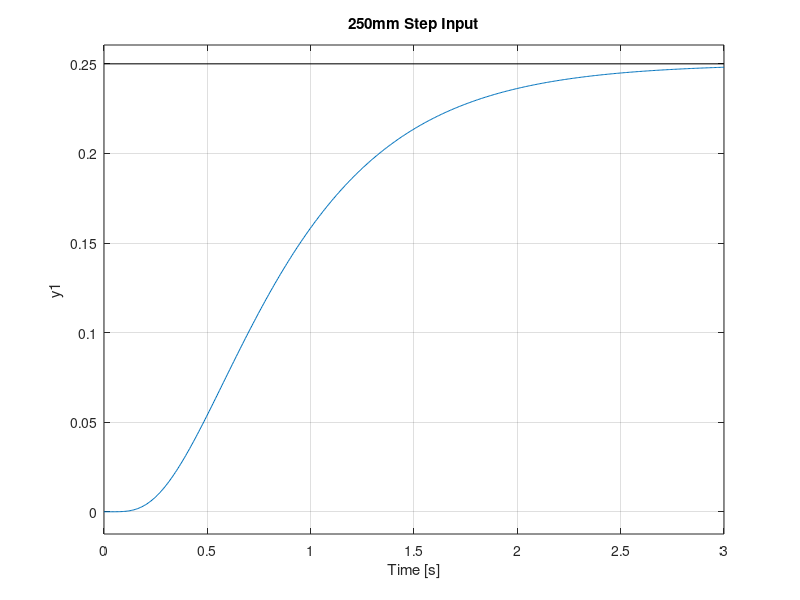
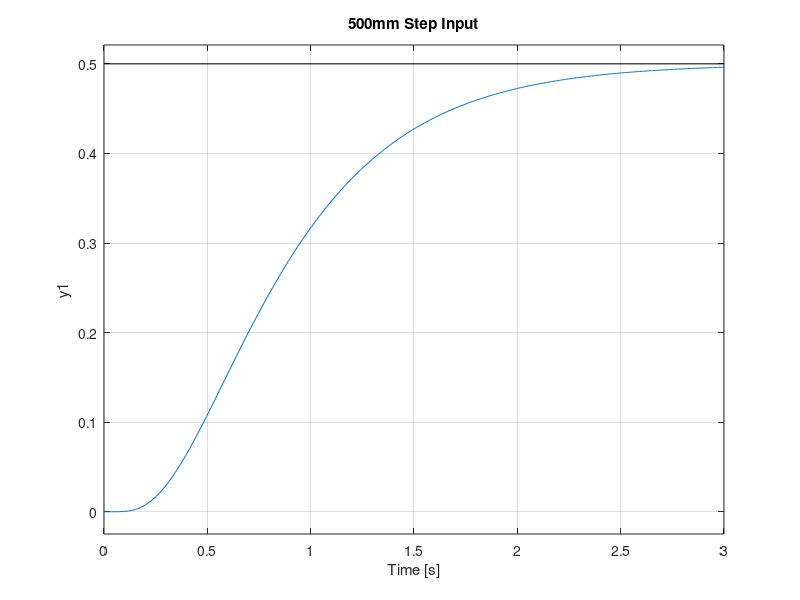
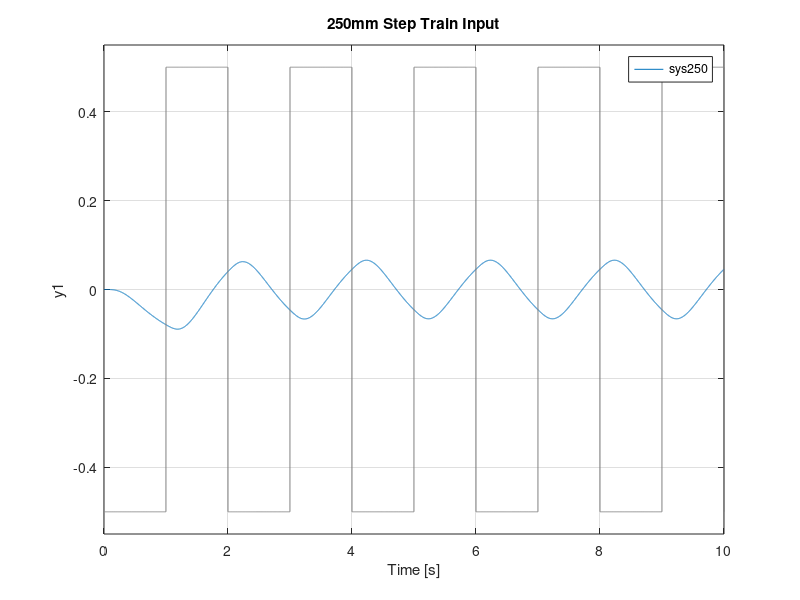
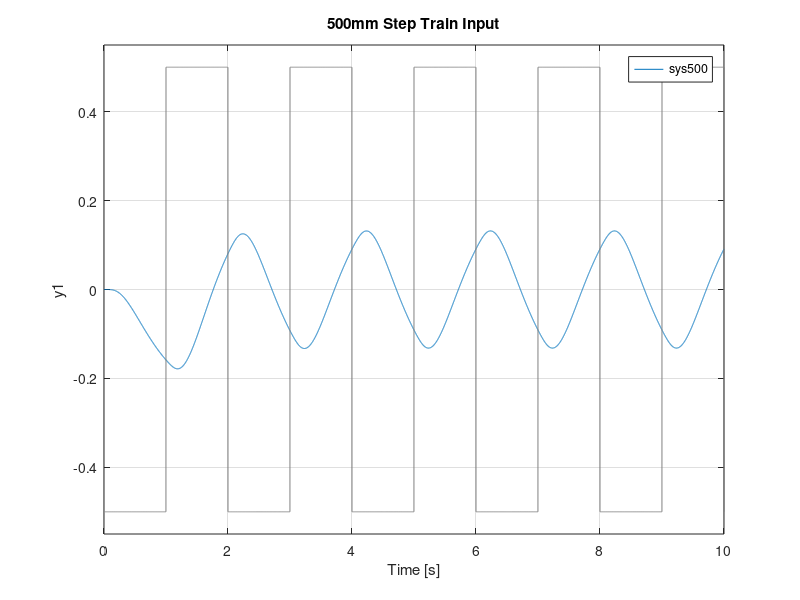

These charts were generated, in order, by the following MATLAB code:
%Three Cart Controller
%Author: Alex McHugh
%Created: 18/04/18
%Last Edited: 22/04/18

clear
close all
clc

%% Parameters

%Masses [kg]
m1 = 1.608;

m2a = 0.75;
m2b = 1.25;
m2 = m2a; %||m2b

m3a = 0.75; 
m3b = 1.25;
m3 = m3a; %||m3b

%Damping %[Ns/m]
c1 = 0; 
c2 = 3.68;
c3 = 3.68;

%Springs %[N/m]
ka = 175;
kb = 400;
kc = 800;
k = ka; %|| kb || kc

%Input Force
alpha = 12.45;%fiddle factor
km = 0.00176; %back emf constant
kg = 3.71; %gear ratio
R = 1.4; %armature resistance [ohms]
r = 0.0184; %pinion radius [m]

beta = alpha * (km*kg)/(R*r);
gamma = (km^2*kg^2)/(R*r^2);

%% System
M = diag([m1 m2 m3]);
C = diag([c1+gamma c2 c3]);
K = [ k -k    0;
     -k  2*k -k;
      0 -k    k];
f = [beta; 0; 0];

  
A = [ zeros(3)  eye(3);
     -inv(M)*K -inv(M)*C]; %Plant Matrix
B1 = [zeros(3,1);
      inv(M)*f]; %Input
C1 = [eye(3) zeros(3)]; %Cart Positions
C2 = [0 0 1 0 0 0]; %Cart 3 Position

%% Control and Tracking
P = [ -2 -20 -50 -40 -4 -10 ]; %desired poles
K = place(A, B1, P); %control gains

ACL = A - B1*K; %closed-loop plant
N = -(C2*ACL^-1*B1)^-1; %tracking gain
B1hat = @(r) B1*N*r; %tracking input matrix


%% Simulation
dt = 0.001; %sampling period
tf = 10; %time duration
t = 0:dt:tf; %time vector
T = 2; %step train period

steptrain = gensig('square', T, tf, dt) - 1/2;

%250mm Step Input
r250 = 0.250;
sys250 = ss(ACL, B1hat(r250), C2, 0);
figure
step(sys250)
line(xlim, [r250 r250], 'Color', 'k')
title('250mm Step Input')

%500mm Step Input
r500 = 0.500;
sys500 = ss(ACL, B1hat(r500), C2, 0);
figure
step(sys500)
line(xlim, [r500 r500], 'Color', 'k')
title('500mm Step Input')

% 250mm Step Train Input
figure
lsim(sys250, steptrain, t)
title('250mm Step Train Input')

%500mm Step Train Input
figure
lsim(sys500, steptrain, t)
title('500mm Step Train Input')
